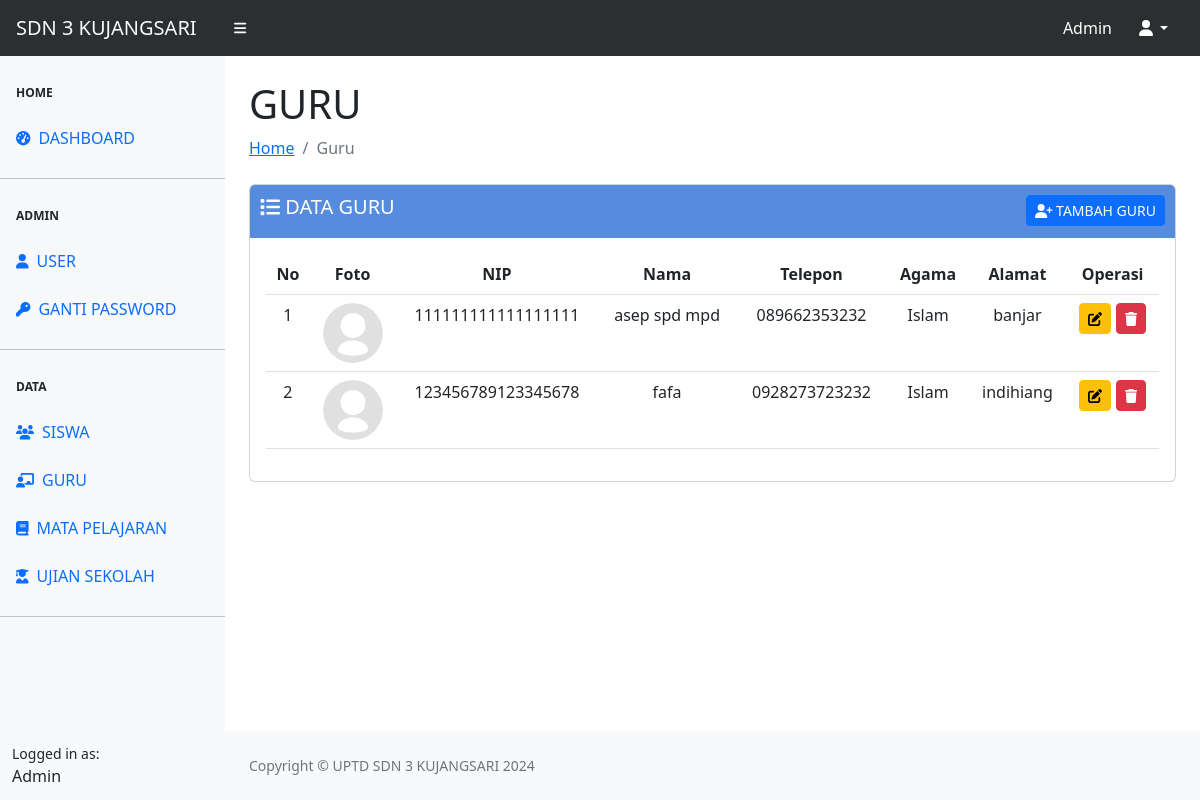
The page /guru/guru.php (signed in) on the database its author committed.
### tables this page shows
CREATE TABLE `tbl_guru` (
  `id` int(11) NOT NULL,
  `nip` varchar(30) NOT NULL,
  `nama` varchar(100) NOT NULL,
  `alamat` varchar(128) NOT NULL,
  `telepon` varchar(20) NOT NULL,
  `agama` varchar(20) NOT NULL,
  `foto` varchar(20) NOT NULL
);

### config.php (called while the page is built, shortened)
<?php
$main_url = "http://localhost/sekolah/";

### guru/guru.php (the view, shortened to what this page needs)
<?php
require_once "../config.php";
require_once "../template/header.php";
require_once "../template/navbar.php";
require_once "../template/sidebar.php";
?>
<div id="layoutSidenav_content">
    <main>
        <div class="container-fluid px-4">
            <h1 class="mt-4">GURU</h1>
            <ol class="breadcrumb mb-4">
                <li class="breadcrumb-item "><a href="../index.php">Home</a></li>
                <li class="breadcrumb-item active">Guru</li>
            </ol>
            <div class="card">
                <div class="card-header">
                    <span class="h5 my-2"><i class="fa-solid fa-list"></i> DATA GURU</span>
                    <a href="<?= $main_url ?>guru/add-guru.php" class="btn btn-sm btn-primary float-end"><i class="fa-solid fa-user-plus"></i> TAMBAH GURU</a>
                </div>
                <div class="card-body">
                    <table class="table table-hover text-center" id="datatablesSimple">
                        <thead>
                            <tr>
                                <th scope="col">
                                    <center>No</center>
                                </th>
                                <th scope="col">
                                    <center>Foto</center>
                                </th>
                                <th scope="col">
                                    <center>NIP</center>
                                </th>
                                <th scope="col">
                                    <center>Nama</center>
                                </th>
                                <th scope="col">
                                    <center>Telepon</center>
                                </th>
                                <th scope="col">
                                    <center>Agama</center>
                                </th>
                                <th scope="col">
                                    <center>Alamat</center>
                                </th>
                                <th scope="col">
                                    <center>Operasi</center>
                                </th>
                            </tr>
                        </thead>
                        <tbody>
                            <?php
                            $no = 1;
                            $queryGuru = mysqli_query($koneksi, "SELECT * FROM tbl_guru");
                            while ($data = mysqli_fetch_array($queryGuru)) {
                            ?>
                                <tr>
                                    <td align="center"><?= $no++ ?></td>
                                    <td align="center">
                                        <img src="../assets/img/<?= $data['foto'] ?>" class="rounded-circle" alt="foto guru" width="60px">
                                    </td>
                                    <td align="center"><?= $data['nip'] ?></td>
                                    <td align="center"><?= $data['nama'] ?></td>
                                    <td align="center"><?= $data['telepon'] ?></td>
                                    <td align="center"><?= $data['agama'] ?></td>
                                    <td align="center"><?= $data['alamat'] ?></td>
                                    <td align="center">
                                        <a href="edit-guru.php?id=<?= $data['id'] ?>" class="btn btn-sm btn-warning" title="update guru"><i class="fa-solid fa-pen-to-square"></i></a>
                                        <button type="button" class="btn btn-sm btn-danger" title="delete guru" id="btnHapus" data-id="<?= $data['id'] ?>" data-foto="<?= $data['foto'] ?>">
                                            <i class="fa-solid fa-trash"></i>
                                        </button>
                                    </td>
                                </tr>
                            <?php } ?>
                        </tbody>
                    </table>
                </div>
            </div>
    </main>
    <?php
    require_once "../template/footer.php";
    ?>

### template/header.php (shortened to what this page needs)
<!DOCTYPE html>
<html lang="en">
<head>
    <link href="https://cdn.jsdelivr.net/npm/simple-datatables@7.1.2/dist/style.min.css" rel="stylesheet" />
    <link href="<?= $main_url ?>assets/sb-admin/css/styles.css" rel="stylesheet" />
</head>

### template/navbar.php (shortened to what this page needs)
<body class="sb-nav-fixed">
    <nav class="sb-topnav navbar navbar-expand" style="background-color: #2C2F30;">
        <a class="navbar-brand ps-3 text-light" href="<?= $main_url ?>index.php">SDN 3 KUJANGSARI</a>
        <button class="btn btn-link btn-sm order-1 order-lg-0 me-4 me-lg-0 text-white" id="sidebarToggle" href="#!"><i class="fas fa-bars"></i></button>
        <form class="d-none d-md-inline-block form-inline ms-auto me-0 me-md-3 my-2 my-md-0">
            <span class="text-white text-capitalize"><?= "admin" ?></span>
        </form>
        <ul class="navbar-nav ms-auto ms-md-0 me-3 me-lg-4">
            <li class="nav-item dropdown">
                <a class="nav-link dropdown-toggle text-white" id="navbarDropdown" href="#" role="button" data-bs-toggle="dropdown" aria-expanded="false"><i class="fas fa-user fa-fw"></i></a>
            </li>
        </ul>
    </nav>
</body>

### template/sidebar.php
<div id="layoutSidenav">
    <div id="layoutSidenav_nav">
        <nav class="sb-sidenav accordion bg-light" id="sidenavAccordion">
            <div class="sb-sidenav-menu">
                <div class="nav">
                    <div class="sb-sidenav-menu-heading">Home</div>
                    <a class="nav-link" href="<?= $main_url ?>index.php">
                        <div class="sb-nav-link-icon"><i class="fas fa-tachometer-alt"></i></div>
                        DASHBOARD
                    </a>
                    <hr class="mb-0">
                    <div class="sb-sidenav-menu-heading">Admin</div>
                    <a class="nav-link" href="<?= $main_url ?>user/add-user.php">
                        <div class="sb-nav-link-icon"><i class="fa-solid fa-user"></i></div>
                        USER
                    </a>
                    <a class="nav-link" href="<?= $main_url ?>user/password.php">
                        <div class="sb-nav-link-icon"><i class="fa-solid fa-key"></i></div>
                        GANTI PASSWORD
                    </a>
                    <hr class="mb-0">
                    <div class="sb-sidenav-menu-heading">Data</div>
                    <a class="nav-link" href="<?= $main_url ?>siswa/siswa.php">
                        <div class="sb-nav-link-icon"><i class="fa-solid fa-users"></i></div>
                        SISWA
                    </a>
                    <a class="nav-link" href="<?= $main_url ?>guru/guru.php">
                        <div class="sb-nav-link-icon"><i class="fa-solid fa-chalkboard-user"></i></div>
                        GURU
                    </a>
                    <a class="nav-link" href="<?= $main_url ?>pelajaran/pelajaran.php">
                        <div class="sb-nav-link-icon"><i class="fa-solid fa-book"></i></div>
                        MATA PELAJARAN
                    </a>
                    <a class="nav-link" href="<?= $main_url ?>ujian/ujian.php">
                        <div class="sb-nav-link-icon"><i class="fa-solid fa-user-graduate"></i></div>
                        UJIAN SEKOLAH
                    </a>
                    <hr class="mb-0">
                </div>
            </div>
            <div class="sb-sidenav-footer" style="background-color: navbar-dark bg-dark;">
                <div class="small">Logged in as:</div>
                <?= "Admin" ?>
            </div>
        </nav>
    </div>

### template/footer.php (shortened to what this page needs)
<footer class="py-4 bg-light mt-auto">
    <div class="container-fluid px-4">
        <div class="d-flex align-items-center justify-content-between small">
            <div class="text-muted">Copyright &copy; UPTD SDN 3 KUJANGSARI <?= date('Y') ?></div>
        </div>
    </div>
</footer>
</div>
</div>
</body>
</html>

### guru/guru.php (style rules this page uses)
.card-header { background-color: #568CDD; color: #fff; padding: 10px; border-bottom: 2px solid #568CDD; }

### rows shown on the page
tbl_guru: foto (placeholder picture), nip "111111111111111111", nama "asep spd mpd", telepon "089662353232", agama "Islam", alamat "banjar"
tbl_guru: foto (placeholder picture), nip "123456789123345678", nama "fafa", telepon "0928273723232", agama "Islam", alamat "indihiang"
